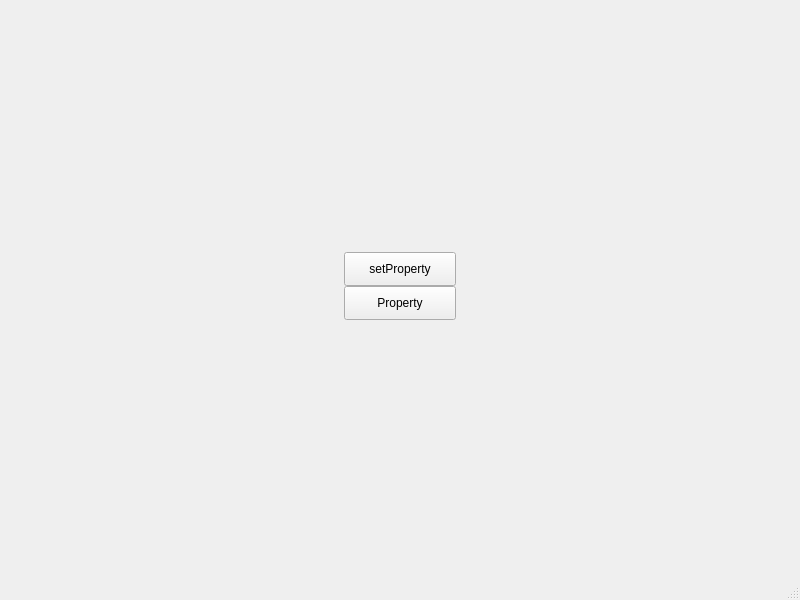
<?xml version="1.0" encoding="UTF-8"?>
<ui version="4.0">
 <class>StyleSheet</class>
 <widget class="QMainWindow" name="StyleSheet">
  <property name="geometry">
   <rect>
    <x>0</x>
    <y>0</y>
    <width>800</width>
    <height>600</height>
   </rect>
  </property>
  <property name="windowTitle">
   <string>StyleSheet</string>
  </property>
  <widget class="QWidget" name="W_Central">
   <widget class="QPushButton" name="PB_SetProperty">
    <property name="geometry">
     <rect>
      <x>344</x>
      <y>252</y>
      <width>112</width>
      <height>34</height>
     </rect>
    </property>
    <property name="sizePolicy">
     <sizepolicy hsizetype="Fixed" vsizetype="Fixed">
      <horstretch>0</horstretch>
      <verstretch>0</verstretch>
     </sizepolicy>
    </property>
    <property name="text">
     <string>setProperty</string>
    </property>
   </widget>
   <widget class="QPushButton" name="PB_Property">
    <property name="geometry">
     <rect>
      <x>344</x>
      <y>286</y>
      <width>112</width>
      <height>34</height>
     </rect>
    </property>
    <property name="text">
     <string>Property</string>
    </property>
   </widget>
  </widget>
  <widget class="QMenuBar" name="MB_Menu">
   <property name="geometry">
    <rect>
     <x>0</x>
     <y>0</y>
     <width>800</width>
     <height>31</height>
    </rect>
   </property>
  </widget>
  <widget class="QStatusBar" name="SB_Status"/>
 </widget>
 <resources/>
 <connections/>
</ui>
